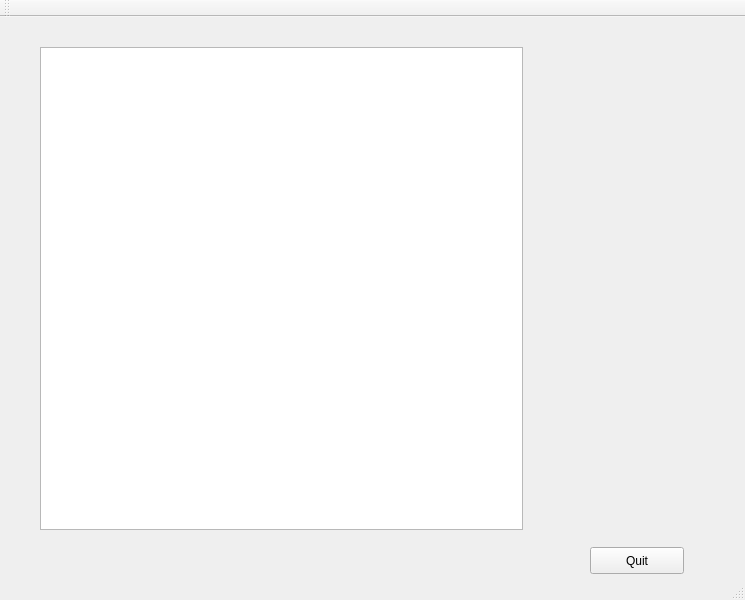
<?xml version="1.0" encoding="UTF-8"?>
<ui version="4.0">
 <class>MainWindow</class>
 <widget class="QMainWindow" name="MainWindow">
  <property name="geometry">
   <rect>
    <x>0</x>
    <y>0</y>
    <width>745</width>
    <height>600</height>
   </rect>
  </property>
  <property name="windowTitle">
   <string>MainWindow</string>
  </property>
  <widget class="QWidget" name="centralWidget">
   <widget class="QGraphicsView" name="graphicsView">
    <property name="geometry">
     <rect>
      <x>40</x>
      <y>30</y>
      <width>483</width>
      <height>483</height>
     </rect>
    </property>
   </widget>
   <widget class="QPushButton" name="pushButton">
    <property name="geometry">
     <rect>
      <x>590</x>
      <y>530</y>
      <width>94</width>
      <height>27</height>
     </rect>
    </property>
    <property name="text">
     <string>Quit</string>
    </property>
   </widget>
  </widget>
  <widget class="QMenuBar" name="menuBar">
   <property name="geometry">
    <rect>
     <x>0</x>
     <y>0</y>
     <width>745</width>
     <height>32</height>
    </rect>
   </property>
  </widget>
  <widget class="QToolBar" name="mainToolBar">
   <attribute name="toolBarArea">
    <enum>TopToolBarArea</enum>
   </attribute>
   <attribute name="toolBarBreak">
    <bool>false</bool>
   </attribute>
  </widget>
  <widget class="QStatusBar" name="statusBar"/>
 </widget>
 <layoutdefault spacing="6" margin="11"/>
 <resources/>
 <connections>
  <connection>
   <sender>pushButton</sender>
   <signal>clicked()</signal>
   <receiver>MainWindow</receiver>
   <slot>close()</slot>
   <hints>
    <hint type="sourcelabel">
     <x>616</x>
     <y>579</y>
    </hint>
    <hint type="destinationlabel">
     <x>332</x>
     <y>313</y>
    </hint>
   </hints>
  </connection>
 </connections>
</ui>
